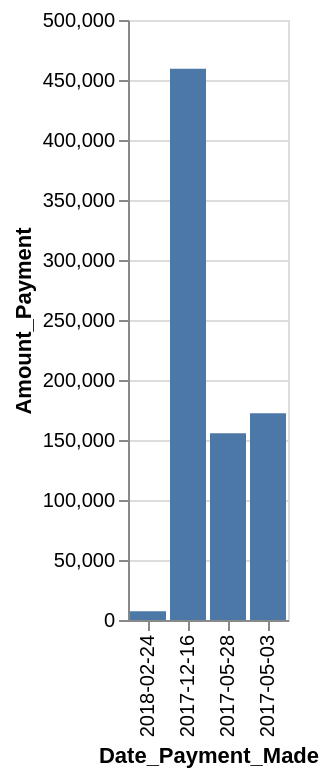

Write a Vega-Lite specification for this figure.
### Vega-Lite specification from a JSON file in a GitHub repository (floating-point values rounded to 4 significant figures)
{"data": {"values": [{"x_data": "2018-02-24", "y_data": 7343}, {"x_data": "2017-12-16", "y_data": 459407}, {"x_data": "2017-05-28", "y_data": 155654}, {"x_data": "2017-05-03", "y_data": 172309}]}, "mark": "bar", "encoding": {"x": {"field": "x_data", "type": "nominal", "title": "Date_Payment_Made", "sort": "descending"}, "y": {"field": "y_data", "type": "quantitative", "title": "Amount_Payment"}}}
